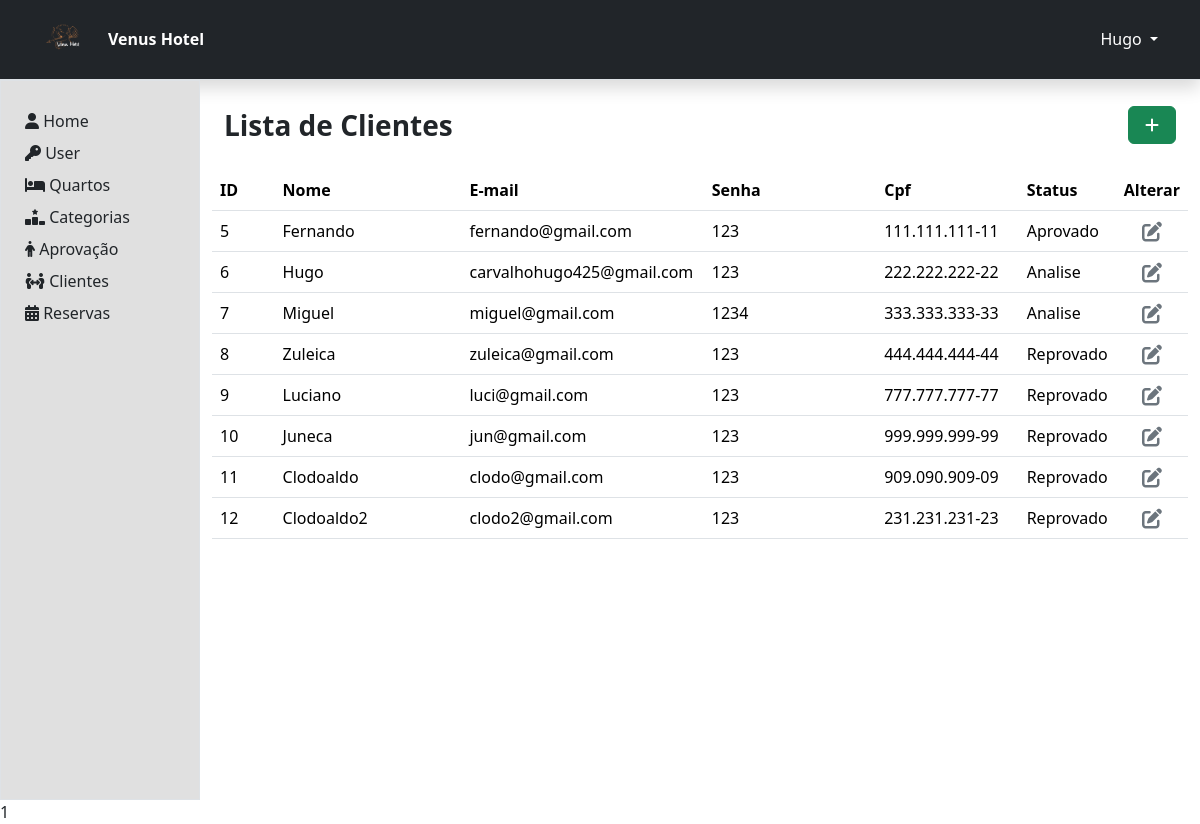
Screenshot of /area-admin/cliente/index.php (signed in) with the database file from the repository.
### tables this page shows
CREATE TABLE IF NOT EXISTS `tbclientes` (
  `codCliente` int NOT NULL AUTO_INCREMENT,
  `nomeCliente` varchar(60) DEFAULT NULL,
  `emailCliente` varchar(255) DEFAULT NULL,
  `senhaCliente` varchar(50) DEFAULT NULL,
  `cpfCliente` varchar(14) DEFAULT NULL,
  `fotoDocumentoCLiente` varchar(80) DEFAULT NULL,
  `statusCliente` varchar(15) DEFAULT NULL,
  PRIMARY KEY (`codCliente`)
);

### componentes/verificaAcesso.php (called while the page is built, shortened)
<?php
if(isset($_SESSION['adm'])){
$adm = $_SESSION['adm'];
}else{
  session_destroy();
  header('Location: ../index.php');
}
?>

### dao/ClienteDao.php (called while the page is built, shortened)
<?php
class ClienteDao {
    public static function selectAll() {
        $pdo = Conexao::conexao();
        $query = "SELECT * FROM tbclientes";
        $stmt = $pdo->prepare($query);
        $stmt->execute();
        $rows = $stmt->rowCount();
        if($rows>0) {
            return $stmt->fetchAll();
        } else {
            return false;
        }
    }
    }
?>

### area-admin/cliente/index.php (the view, shortened to what this page needs)
<?php
  require_once '../../componentes/verificaAcesso.php';
?>
<?php
  require_once '../../dao/ClienteDao.php';
  $infosCliente = ClienteDao::selectAll();
?>
<!DOCTYPE html>
<html lang="pt-br">
<head>
  <link href="https://cdn.jsdelivr.net/npm/bootstrap@5.3.2/dist/css/bootstrap.min.css" rel="stylesheet">
  <link rel="stylesheet" href="https://use.fontawesome.com/releases/v5.3.1/css/all.css">
  <link rel="stylesheet" href="css/style.css">
</head>
<body style="justify-content: center; align-items: center; height: 100vh ">
  <?php
      include('./../../componentes/header-adm.php');
  ?>
  <div class="container-fluid" style="height: 90vh">
    <div class="row h-100">
      <?php
      include('./../../componentes/menu-adm.php');
      ?>
      <div class="col-md-10  p-4 borber">
        <div class="row align-items-center mb-4">
          <div class="col fs-3 fw-semibold">
            Lista de Clientes
          </div>
          <div class="col text-end ">
            <a class="btn btn-success px-3" role="button" aria-disabled="true" href="register.php"><i
                class="fas fa-plus" aria-hidden="true"></i></a>
          </div>
        </div>
        <div class=" row">
          <table class="table table-hover">
            <thead>
              <tr>
                <th class="col-md-1">ID</th>
                <th class="col-md-3">Nome </th>
                <th class="col-md-3">E-mail</th>
                <th class="col-md-3">Senha</th>
                <th class="col-md-3">Cpf</th>
                <th class="col-md-3">Status</th>
                <th class="text-center col-md-1">Alterar</th>
              </tr>
              <?php if(isset($false)){
                ?> <td></td><td>Não há clientes logados</td><td></td><td></td><td></td><td></td><td></td>
              <?php }
                else{ foreach($infosCliente as $info){?>
              <tr>
                <td><?=$info['codCliente']?></td>
                <td><?=$info['nomeCliente']?></td>
                <td><?=$info['emailCliente']?></td>
                <td><?=$info['senhaCliente']?></td>
                <td><?=$info['cpfCliente']?></td>
                <td><?=$info['statusCliente']?></td>
                <td class="text-center">
                  <form action="./process.php" method="POST">
                    <button type="submit" value="SELECTID" name="acao" class="dropdown-item"><i class="fas fa-edit fa-lg text-secondary"></i>
                    </button>
                  </form>
                </td>
                </tr>
                <?php }} ?>
            </thead>
          </table>
        </div>
      </div>
    </div>
  </div>
  <?= require './../../componentes/modal.php'?>
</body>
</html>

### componentes/header-adm.php (shortened to what this page needs)
<header class="p-3 border-bottom bg-dark text-white shadow" style="height: 10vh">
  <div class="container">
    <div class="d-flex flex-wrap align-items-center justify-content-center justify-content-lg-start">
      <a href="../index.php" class="d-flex align-items-center mb-2 mb-lg-0 link-body-emphasis text-decoration-none">
        <img src="./../../img/client/logo1.png" width="50" height="50" class="d-inline-block align-top img-fluid" alt="">
      </a>
      <div class="nav col-12 col-lg-auto me-lg-auto mb-2 justify-content-center mb-md-0 ms-3 fw-bold">
        Venus Hotel
      </div>
      <form action="../../componentes/logout.php" class="dropdown text-end">
        <a href="#" class="text-white d-block link-body-emphasis text-decoration-none dropdown-toggle"
          data-bs-toggle="dropdown" aria-expanded="false">
          <span><?=$adm['nomeAdm']?></span>
        </a>
</form>
    </div>
  </div>
</header>

### css/style.css (style rules this page uses)
a { position: relative; text-decoration: none; }

### rows the page displays
tbclientes: nomeCliente "Hugo", codCliente "6", emailCliente "carvalhohugo425@gmail.com", senhaCliente "123", cpfCliente "222.222.222-22", statusCliente "Analise"
tbclientes: codCliente "5", nomeCliente "Fernando", emailCliente "fernando@gmail.com", senhaCliente "123", cpfCliente "111.111.111-11", statusCliente "Aprovado"
tbclientes: codCliente "7", nomeCliente "Miguel", emailCliente "miguel@gmail.com", senhaCliente "1234", cpfCliente "333.333.333-33", statusCliente "Analise"
tbclientes: codCliente "8", nomeCliente "Zuleica", emailCliente "zuleica@gmail.com", senhaCliente "123", cpfCliente "444.444.444-44", statusCliente "Reprovado"
tbclientes: codCliente "9", nomeCliente "Luciano", emailCliente "luci@gmail.com", senhaCliente "123", cpfCliente "777.777.777-77", statusCliente "Reprovado"
tbclientes: codCliente "10", nomeCliente "Juneca", emailCliente "jun@gmail.com", senhaCliente "123", cpfCliente "999.999.999-99", statusCliente "Reprovado"
tbclientes: codCliente "11", nomeCliente "Clodoaldo", emailCliente "clodo@gmail.com", senhaCliente "123", cpfCliente "909.090.909-09", statusCliente "Reprovado"
tbclientes: codCliente "12", nomeCliente "Clodoaldo2", emailCliente "clodo2@gmail.com", senhaCliente "123", cpfCliente "231.231.231-23", statusCliente "Reprovado"

### other values shown
require './../../componentes/modal.php' "1"
